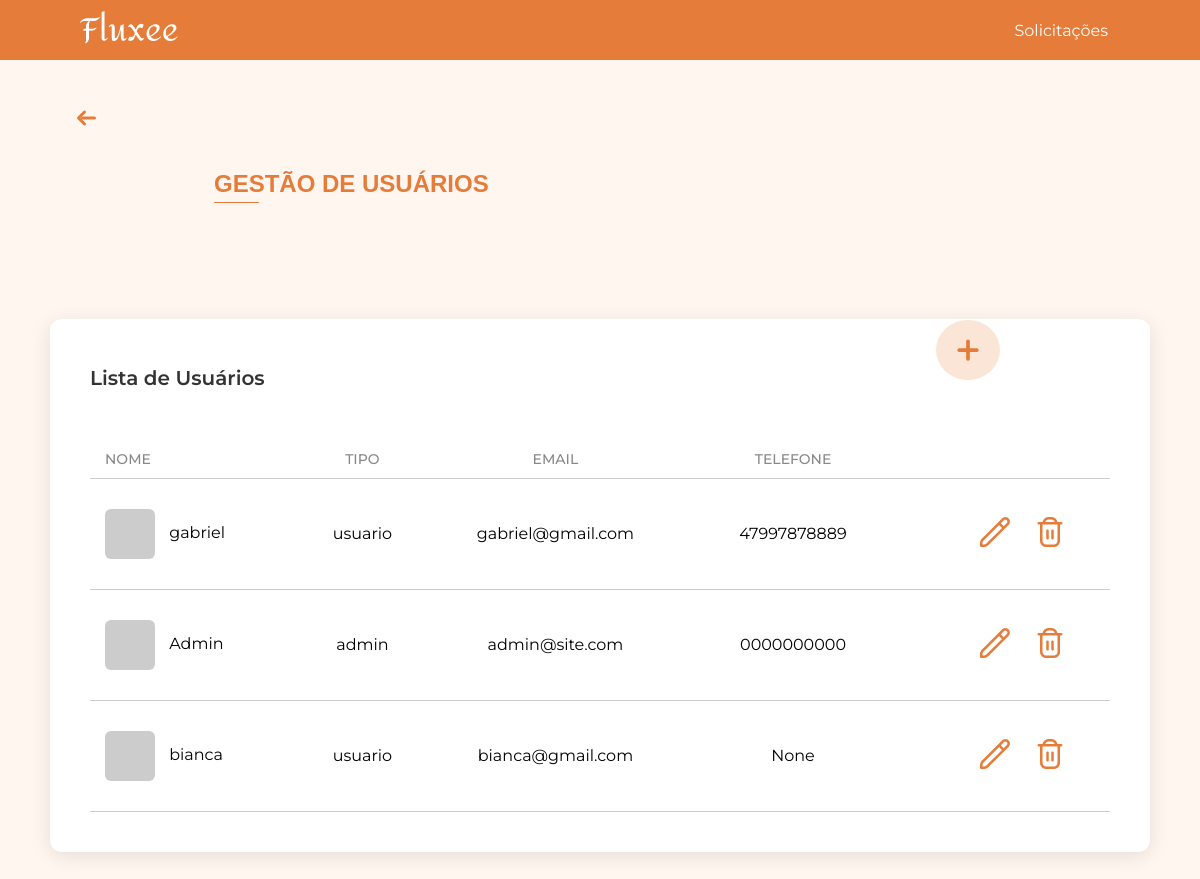
The page /usuarios/ (signed in) on the database its author committed.
### app/models.py (models this page shows, shortened)
class User(db.Model, UserMixin):
    id = db.Column(db.Integer, primary_key=True)
    nome = db.Column(db.String(100), nullable=False)
    data_nascimento = db.Column(db.Date, nullable=True)
    genero = db.Column(db.String(20), nullable=True)
    email = db.Column(db.String(120), unique=True, nullable=False)
    cpf = db.Column(db.String(14), unique=True)
    telefone = db.Column(db.String(20), nullable=True)
    tipo_usuario = db.Column(db.String(50), nullable=False, default="usuario")
    senha = db.Column(db.String(200), nullable=False)
    imagem_perfil = db.Column(db.String(200), nullable=True)

### app/view.py (the view)
@app.route('/usuarios/')
@login_required
def usuarios():
    pagina_atual = request.args.get('page', 1, type=int)
    por_pagina = 10
    pagination = User.query.order_by(User.id).paginate(page=pagina_atual, per_page=por_pagina)
    usuarios = pagination.items
    mostrar_paginacao = pagination.pages > 1
    return render_template(
        'usuarios.html',
        usuarios=usuarios,
        pagination=pagination,
        pagina_atual=pagina_atual,
        mostrar_paginacao=mostrar_paginacao
    )

### app/models.py (called while the page is built)
@login_manager.user_loader
def load_user(user_id):
    return User.query.get(int(user_id))

### app/templates/usuarios.html (shortened to what this page needs)
<!DOCTYPE html>
<html lang="pt-BR">
<head>
    <link rel="stylesheet" href="{{ url_for('static', filename='css/gestao_usuarios.css') }}">
</head>
<body>
    {% include 'componentes/alertas/alerta_sucesso.html' %}
    {% include 'componentes/header/header.html' %}
    {% with texto="GESTÃO DE USUÁRIOS" %}
        {% include 'componentes/titulos/titulo.html' %}
    {% endwith %}
    {% include 'componentes/botoes/botao_gestao_add_usuarios.html' %}
    <div class="gestao-container">
        <div class="gestao-box">
            <h2 class="gestao-box-title">Lista de Usuários</h2>
            <div class="gestao-tabela">
                <div class="gestao-cabecalho">
                    <span class="coluna-usuario">NOME</span>
                    <span class="coluna-tipo">TIPO</span>
                    <span class="coluna-email">EMAIL</span>
                    <span class="coluna-telefone">TELEFONE</span>
                </div>
                <div class="linha-titulos"></div>
                {% for u in usuarios %}
                    <div class="gestao-linha linha-dinamica">
                        <span class="linha-usuario">
                            {% if u.imagem_perfil %}
                                <img src="{{ url_for('static', filename='uploads/usuarios/' + u.imagem_perfil) }}"
                                    alt="{{ u.nome }}" class="produto-img">
                            {% else %}
                                <div class="produto-img-placeholder"></div>
                            {% endif %}
                            {{ u.nome }}
                        </span>
                        <span class="linha-tipo">{{ u.tipo_usuario }}</span>
                        <span class="linha-email">{{ u.email }}</span>
                        <span class="linha-telefone">{{ u.telefone }}</span>
                        <span class="linha-acoes">
                            <a href="{{ url_for('editar_usuario', id=u.id) }}" class="btn-edit">
                                <img src="{{ url_for('static', filename='icons/edit.png') }}" alt="editar">
                            </a>
                            <a href="javascript:void(0);"
                            class="btn-delete"
                            data-nome="{{ u.nome }}"
                            data-link="{{ url_for('deletar_usuario', id=u.id) }}">
                                <img src="{{ url_for('static', filename='icons/delete.png') }}" alt="excluir">
                            </a>
                        </span>
                    </div>
                {% endfor %}
            </div>
        </div>
    </div>
</body>
</html>

### app/static/css/gestao_usuarios.css (style rules this page uses)
html, body { margin: 0; padding: 0; font-family: 'Montserrat', Arial, sans-serif; background-color: #FFF6F0; }
.gestao-container { display: flex; justify-content: center; align-items: flex-start; gap: 50px; padding: 50px 0; }
.gestao-box { width: 1450px; background: #fff; border-radius: 12px; box-shadow: 0 4px 20px rgba(0,0,0,0.1); padding-left: 40px; padding-right: 40px; padding-top: 30px; padding-bottom: 40px; box-sizing: border-box; }
.gestao-box-title { font-size: 20px; font-weight: 600; margin-bottom: 50px; color: #333; }
.gestao-linha { display: flex; align-items: center; padding: 12px 0; border-bottom: 1px solid #ccc; height: auto; background: transparent; }
.gestao-linha:last-of-type { margin-bottom: 0; }
.gestao-cabecalho { display: flex; padding: 10px 15px; font-weight: 500; color: #888; font-size: 14px; }
.coluna-usuario { width: 18%; text-align: left; }
.coluna-tipo { width: 16%; text-align: center; }
.coluna-email { width: 23%; text-align: center; }
.coluna-telefone { width: 25%; text-align: center; }
.linha-usuario { width: 18%; }
.linha-tipo { width: 16%; text-align: center; }
.linha-email { width: 23%; text-align: center; }
.linha-telefone { width: 25%; text-align: center; }
.linha-acoes { width: 20%; text-align: right; }
.linha-acoes { width: 15%; text-align: right; display: flex; justify-content: flex-end; align-items: center; gap: 25px; }
.gestao-linha.linha-dinamica { padding: 30px 15px; }
.linha-titulos { width: 100%; height: 1px; background: #ccc; }
.produto-img, .produto-img-placeholder { width: 50px; height: 50px; border-radius: 6px; margin-right: 10px; vertical-align: middle; display: inline-block; }
.produto-img-placeholder { background-color: #ccc; }
.linha-acoes img { width: 30px; height: 30px; cursor: pointer; }
@media (max-width: 2100px) { .gestao-box { width: 1600px; } }
@media (max-width: 1800px) { .gestao-box { width: 1350px; } }
@media (max-width: 1600px) { .gestao-box { width: 1200px; } }
@media (max-width: 1450px) { .gestao-box { width: 1100px; } }
@media (max-width: 1400px) { .gestao-box { margin-top: 50px; } }

### rows shown on the page
User: nome "gabriel", tipo_usuario "usuario", email "gabriel@gmail.com", telefone "47997878889"
User: nome "Admin", tipo_usuario "admin", email "admin@site.com", telefone "0000000000"
User: nome "bianca", tipo_usuario "usuario", email "bianca@gmail.com", telefone "None"

### other values the page prints
{{ texto }} "GESTÃO DE USUÁRIOS"
